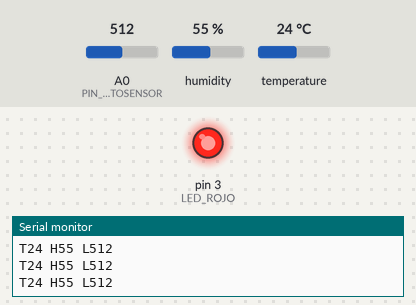
Bench run of a sketch on a simulated Arduino Uno, built with avr-gcc and run on an emulated ATmega328P. Shown: output pins drawn as LEDs (lit = HIGH), the last lines printed to the serial monitor. The inputs (shaded band) are chosen by the test bench; at power-on: A0 (PIN_FOTOSENSOR) = 512, humidity 55 %, temperature 24 °C.

Above: at 1.3 s.
1.4 s: A0 (PIN_FOTOSENSOR) set to 213
2.9 s: A0 (PIN_FOTOSENSOR) set to 187
At 4.2 s:
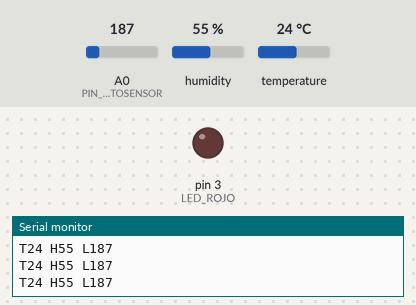
4.5 s: A0 (PIN_FOTOSENSOR) set to 210
At 5.0 s:
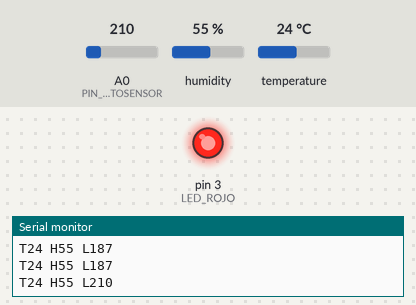
6.0 s: A0 (PIN_FOTOSENSOR) set to 190
At 7.1 s:
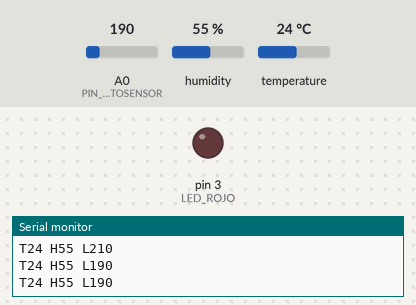
Timing chart, 0 to 8.6 s (numbered marks = the images above; inputs shaded):
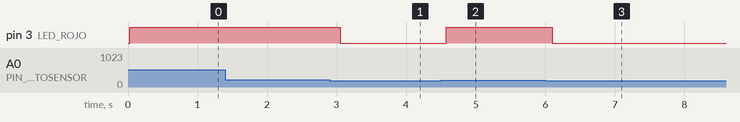

Measured:
- the behaviour switches between 201 and 200 on A0 (PIN_FOTOSENSOR) (found by bisection; images 0 and 1)
- after the input at 2.9 s, pin 3 (LED_ROJO): HIGH → LOW after 0.15 s
- after the input at 4.5 s, pin 3 (LED_ROJO): LOW → HIGH after 0.08 s
- after the input at 6.0 s, pin 3 (LED_ROJO): HIGH → LOW after 0.10 s

The sketch:

sketch_aug07a.ino
```cpp
#include <DHT.h>
#include <DHT_U.h>

// PINES DIGITALES
int LED_ROJO = 3;
int PIN_DHT11 = 2;

// PINES ANALÓGICOS
//int PIN_FOTOSENSOR = 8;
const int PIN_FOTOSENSOR = A0;
#define PIN_FOTOSENSOR A0

// LCD
//LiquidCrystal_I2C lcd(0x27, 2, 1, 0, 4, 5, 6, 7);

// OTRAS VARIABLES
int TEMPERATURA;
int HUMEDAD;
int PWD;
int LIGHT;

DHT dht(PIN_DHT11, DHT11);

void setup() {
  Serial.begin(9600);
  // DHT11
  dht.begin();
  // LED
  pinMode(3, OUTPUT);
  // LDR
  pinMode(PIN_FOTOSENSOR, INPUT);
  // LCD
  /*
  lcd.setBacklightPin(3, POSITIVE);
  lcd.setBacklight(HIGH);
  lcd.begin(16, 2);
  lcd.clear();
  */
}

void loop() {
  // DHT11
  TEMPERATURA = dht.readTemperature();
  HUMEDAD = dht.readHumidity();
  Serial.print("T");
  Serial.print(TEMPERATURA);
  Serial.print(" H");
  Serial.print(HUMEDAD);

  // FOTORESISTENCIA
  LIGHT = analogRead(PIN_FOTOSENSOR);
  //LIGHT = digitalRead(PIN_FOTOSENSOR);
  Serial.print( " L");
  Serial.println(LIGHT);
  //PWD = map(LIGHT, 0, 1023, 0, 255);
  //Serial.println(PWD);
  //analogWrite(LED_ROJO, PWD);

   if(LIGHT > 200) {
    digitalWrite(LED_ROJO, HIGH);
  } else {
    digitalWrite(LED_ROJO, LOW);
  }
  /*
  lcd.setCursor(0, 0);
  lcd.print("Hola, han pasado");
  lcd.setCursor(0 ,1);
  lcd.print(millis() / 1000);
  lcd.print(" seg.");
  */
  delay(500);
}
```
